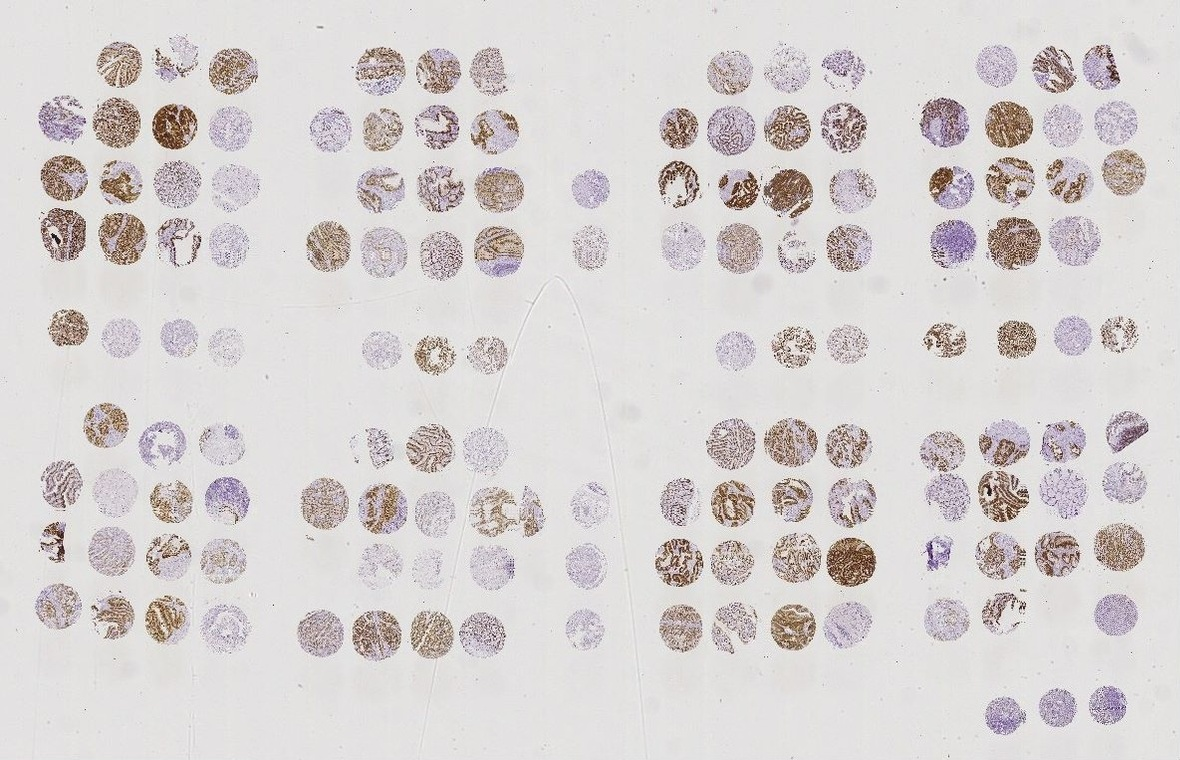
#> input picture img1.jpeg, 1180 x 760 px
$ python -i floodfill_test.py   (imports and definitions only)   (Python 2 division)
#> lines starting #> are read from the running program, lines starting #| are printed output that depends on the picture; after the words box and inside, x2 and y2 are one past the last pixel; in counts of white or black regions, pixels touching at a corner belong together; long printed decimals are rounded
# -*- coding: utf-8 -*-
"""
Created on Fri Jul 29 08:25:30 2016

@author: Mai Anh Dung
"""

import cv2
import numpy as np
from scipy.ndimage import measurements,morphology

import sys
from PyQt4 import QtGui
import core_splitting_lib as clib

DITHER_THRES = 205

def imfill(im_in):
    im_floodfill = im_in.copy()

    # Mask used to flood filling.
    # Notice the size needs to be 2 pixels than the image.
    h, w = im_in.shape[:2]
    mask = np.zeros((h+2, w+2), np.uint8)

    # Floodfill from point (0, 0)
    cv2.floodFill(im_floodfill, mask, (0,0), 255);

    # Invert floodfilled image
    im_floodfill_inv = cv2.bitwise_not(im_floodfill)

    # Combine the two images to get the foreground.
    im_out = im_in | im_floodfill_inv
    return im_out


def main(fname):

#> called with fname = 'img1.jpeg'
    img = cv2.imread(fname)
#> img is the input picture: shape (760, 1180, 3); mean B, G, R 210.1, 210.5, 215.2
    max0 = np.max(img[:,:,0])
#> max0 = 255
    max1 = np.max(img[:,:,1])
#> max1 = 255
    max2 = np.max(img[:,:,2])
#> max2 = 255
    min0 = np.min(img[:,:,0])
#> min0 = 0
    min1 = np.min(img[:,:,1])
#> min1 = 0
    min2 = np.min(img[:,:,2])
#> min2 = 7
    img[:,:,0] = np.uint8(255./(max0 - min0) * (img[:,:,0] - min0))
    img[:,:,1] = np.uint8(255./(max1 - min1) * (img[:,:,1] - min1))
    img[:,:,2] = np.uint8(255./(max2 - min2) * (img[:,:,2] - min2))
#    img = cv2.resize(img, None, fx = 0.5, fy = 0.5)
    cv2.imshow("Origine",img)

#    gray_img = cv2.cvtColor(img, cv2.COLOR_BGR2GRAY)
    blur = cv2.bilateralFilter(img,3,75,75)
#    blur= cv2.medianBlur(img,5)
    cv2.imshow("Blur",blur)
    gray = cv2.cvtColor(blur, cv2.COLOR_BGR2GRAY)
    #dst = clib.naive_dithering(gray)
    dst = cv2.adaptiveThreshold(gray,255,cv2.ADAPTIVE_THRESH_GAUSSIAN_C,\
            cv2.THRESH_BINARY,11,2)
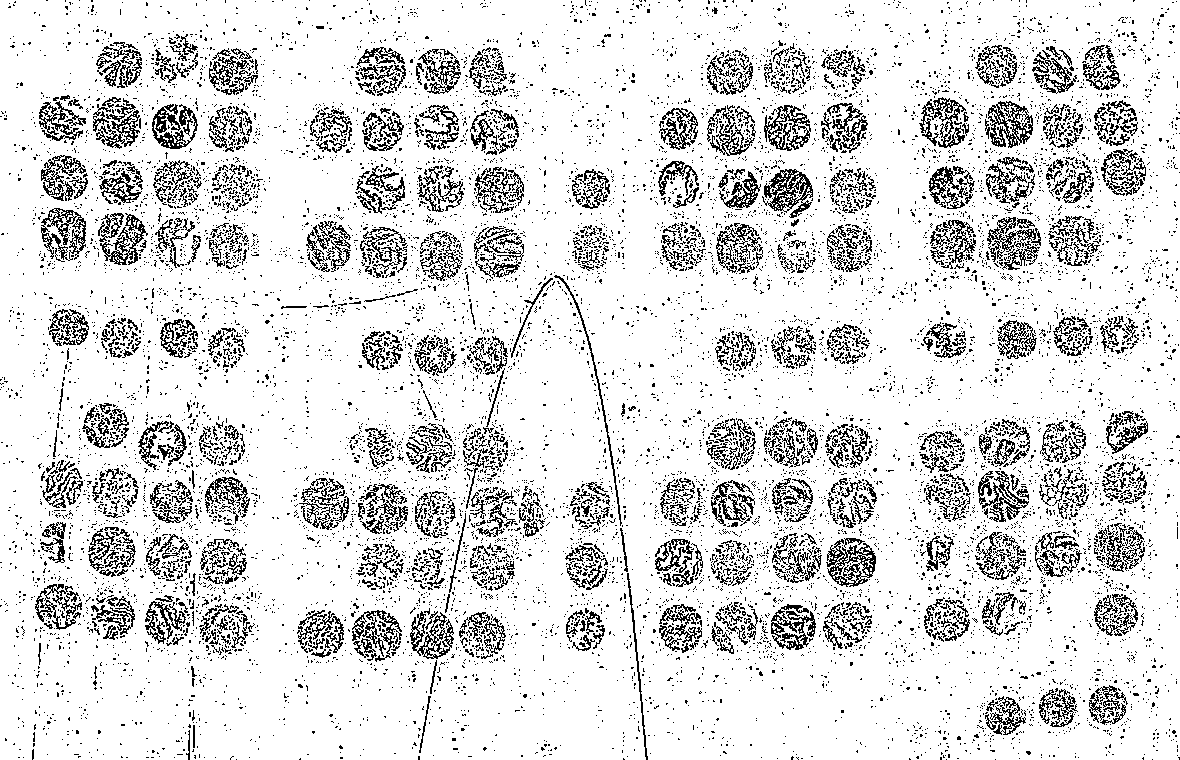
#> dst: shape (760, 1180); 86% white; black in thin lines or dots
    #dst = cv2.threshold(gray,200,255,cv2.THRESH_BINARY_INV)
#    ret2,dst = cv2.threshold(blur,0,255,cv2.THRESH_BINARY+cv2.THRESH_OTSU)
#    dst = cv2.Canny(blur, 100, 255, L2gradient = True)
    cv2.imshow("Dst",dst)
    im_close = morphology.binary_closing(dst==0, np.ones((3,3)),iterations=1)
#> im_close: shape (760, 1180) bool; 23.3% white; 6067 white regions (5745 under 20 px), largest, box (x1, y1, x2, y2) and area: (463, 336, 520, 591) 5282, (978, 419, 1030, 522) 3131, (918, 430, 974, 522) 2439

    cv2.imshow("Im_Close",np.uint8(255 * (im_close > 0)))

    im_fill = imfill(np.uint8(im_close))
#> in imfill, `im_floodfill_inv = cv2.bitwise_not(im_floodfill)`:
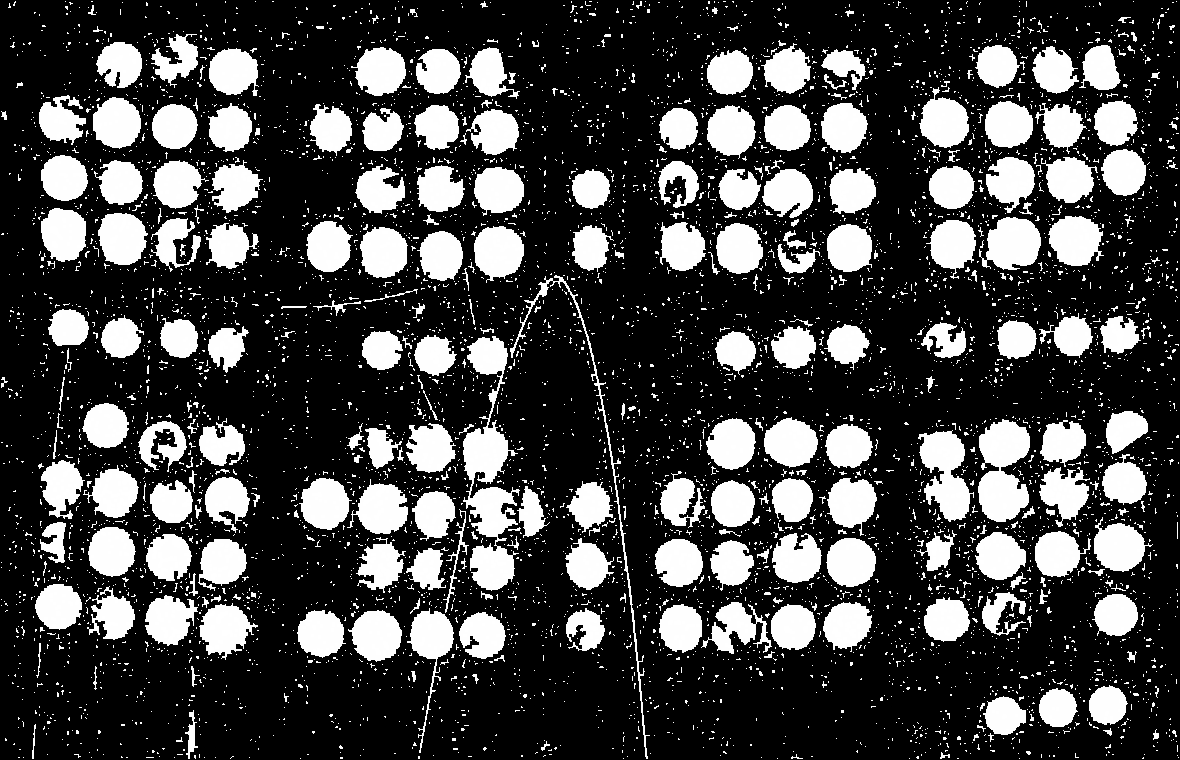
#> im_floodfill_inv: shape (760, 1180); min 0, max 255, mean 68.6
#> in imfill, `im_out = im_in | im_floodfill_inv`: im_out: shape (760, 1180); 27% white; 6063 white regions (5741 under 20 px), largest, box (x1, y1, x2, y2) and area: (463, 336, 520, 591) 6644, (978, 419, 1030, 522) 3802, (918, 430, 974, 522) 2954
    cv2.imshow("Im_Fill",np.uint8(255 * (im_fill > 0)))
    cv2.waitKey(0)
# [8 lines of commented-out code are left out]
    labels, nbr_objects = measurements.label(im_fill)
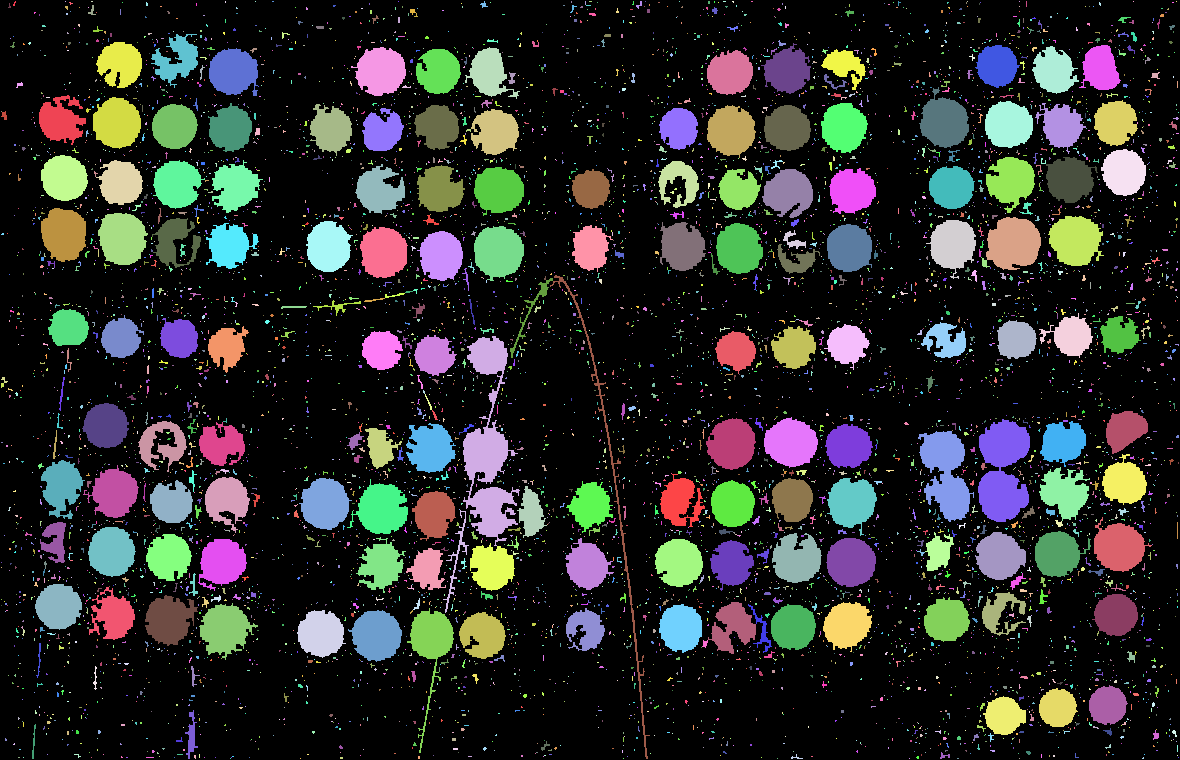
#> labels: shape (760, 1180) int32; 6654 distinct labels, from 0 to 6653; one colour per label, 0 black
#> nbr_objects = 6653
    print labels.shape, nbr_objects
#| (760, 1180) 6653
    h, w = labels.shape
#> h = 760; w = 1180

    labels_dict = {}
    for i in range(h):
        for j in range(w):
            key = labels[i,j]
            if key == 0:
                continue
            info_list = labels_dict.get(key, [0, 99999, 0, 99999, 0])
            info_list[0] += 1

            if info_list[1] > j:
                info_list[1] = j

            if info_list[2] < j:
                info_list[2] = j

            if info_list[3] > i:
                info_list[3] = i

            if info_list[4] < i:
                info_list[4] = i
            labels_dict[key] = info_list
#> after the loop, labels_dict = 6653 items

    num_big = num_500 = num_400 = num_300 = num_200 = num_130 = num_100 = num_50 = \
    num_40 = num_30 = num_20 = num_10 = 0
    val_list = []
    for key in labels_dict.keys():
        val = labels_dict[key][0]
        val_list.append(val)
        if val < 10:
            num_10 += 1
        elif val < 20:
            num_20 += 1
        elif val < 30:
            num_30 += 1
        elif val < 40:
            num_40 += 1
        elif val < 50:
            num_50 += 1
        elif val < 100:
            num_100 += 1;
        elif val < 130:
            num_130 += 1
        elif val < 200:
            num_200 += 1
        elif val < 300:
            num_300 += 1
        elif val < 400:
            num_400 += 1
        elif val < 500:
            num_500 += 1
        else:
            num_big += 1
#> this loop made 6653 passes
#> (val, num_20) on passes 53, 97: (18, 1), (12, 2)
#> (val, num_40) on pass 50: (31, 1)
#> after the loop, num_10 = 5913; num_100 = 21; num_130 = 0; num_20 = 423; num_200 = 3; num_30 = 93; num_300 = 2; num_40 = 43; num_400 = 2; num_50 = 16; num_500 = 0; num_big = 137; val_list = 6653 values, max 5078 at index 2950, min 1 at index 1, mean 36.36

#    mean_val = np.mean(val_list) / 2
    mean_val = np.max(val_list) / 16
#> mean_val = 317
    order_list = labels_dict.keys()
    sorted(order_list)


    for key in order_list:
        l = labels_dict[key]
        if l[0] < mean_val:
            continue
        x_start = l[1]
        x_end = l[2]
        y_start = l[3]
        y_end = l[4]
        cv2.rectangle(img,(x_start,y_start),(x_end,y_end),(0, 0, 255),2)

        cv2.imshow("split lines",img)
        cv2.waitKey(100)
#> this loop made 6653 passes
#> l on passes 1 to 3: [8, 13, 15, 1, 5], [1, 65, 65, 1, 1], [2, 91, 92, 1, 1]
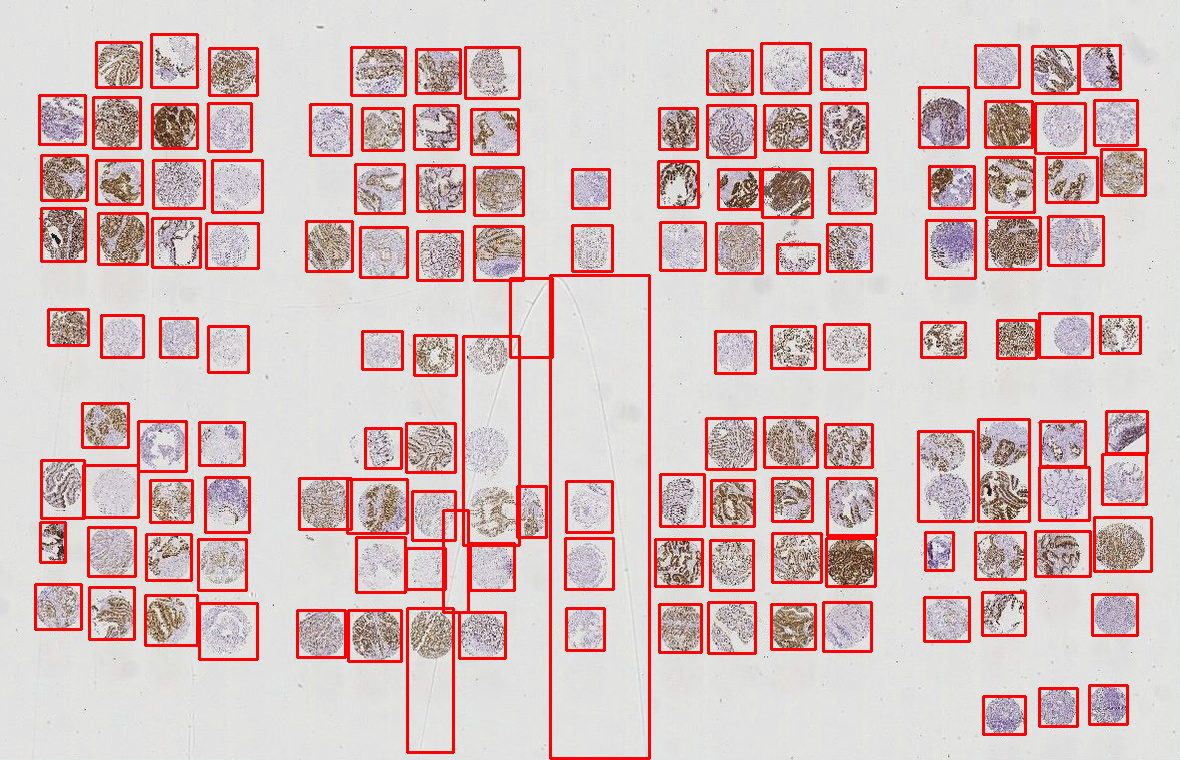
#> img: shape (760, 1180, 3); mean B, G, R 190.6, 190.9, 217

    print " < 10 : %d" % num_10
#|  < 10 : 5913
    print " < 20 : %d" % num_20
#|  < 20 : 423
    print " < 30 : %d" % num_30
#|  < 30 : 93
    print " < 40 : %d" % num_40
#|  < 40 : 43
    print " < 50 : %d" % num_50
#|  < 50 : 16
    print " < 100 : %d" % num_100
#|  < 100 : 21
    print " < 130 : %d" % num_130
#|  < 130 : 0
    print " < 200 : %d" % num_200
#|  < 200 : 3
    print " < 300 : %d" % num_300
#|  < 300 : 2
    print " < 400 : %d" % num_400
#|  < 400 : 2
    print " < 500 : %d" % num_500
#|  < 500 : 0
    print " > 500 : %d" % num_big
#|  > 500 : 137

    print "Mean : %f" % np.mean(val_list)
#| Mean : 36.365
    print "Median : %f" % np.median(val_list)
#| Median : 2.000

# [1 line not run here, left out]
# [3 lines that did not run here, left out]
# [5 lines not run here, left out]

>>> result = main('img1.jpeg')

$ run again, on img2.jpeg
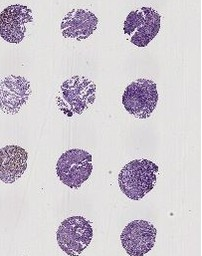
#> input picture img2.jpeg, 202 x 256 px
#> in main, img is the input picture: shape (256, 202, 3); mean B, G, R 208.8, 200.8, 207
#> max0 = 255
#> min0 = 18
#> min1 = 0
#> min2 = 7
#> dst: shape (256, 202); 81.7% white; black in thin lines or dots
#> im_close: shape (256, 202) bool; 27% white; 424 white regions (392 under 20 px), largest, box (x1, y1, x2, y2) and area: (118, 158, 158, 200) 1157, (122, 78, 158, 119) 1071, (56, 149, 93, 190) 1068
#> im_out: shape (256, 202); 27.7% white; 424 white regions (392 under 20 px), largest, box (x1, y1, x2, y2) and area: (118, 158, 158, 200) 1202, (56, 75, 96, 117) 1113, (56, 149, 93, 190) 1098
#> in main, `labels, nbr_objects = measurements.label(im_fill)`:
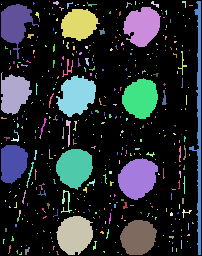
#> labels: shape (256, 202) int32; 461 distinct labels, from 0 to 460; one colour per label, 0 black
#> nbr_objects = 460
#| (256, 202) 460
#> after the loop in main, `for i in range(h):`: labels_dict = 460 items
#> the loop in main, `for key in labels_dict.keys():` made 460 passes
#> (val, num_50) on pass 99: (41, 1)
#> after the loop in main, `for key in labels_dict.keys():`: num_10 = 387; num_100 = 3; num_130 = 0; num_20 = 42; num_200 = 0; num_30 = 12; num_300 = 0; num_40 = 2; num_400 = 0; num_50 = 2; num_500 = 0; num_big = 12; val_list = 460 values, max 1202 at index 288, min 1 at index 0, mean 31.08
#> mean_val = 75
#> the loop in main, `for key in order_list:` made 460 passes
#> l on passes 1 to 3: [1, 49, 49, 1, 1], [16, 53, 58, 1, 4], [4, 135, 135, 1, 4]
#> after the loop in main, `for key in order_list:`:
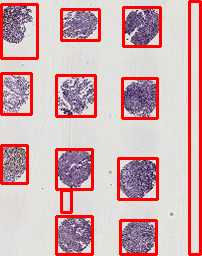
#> img: shape (256, 202, 3); mean B, G, R 177.4, 173.7, 210.6
#|  < 10 : 387
#|  < 20 : 42
#|  < 30 : 12
#|  < 40 : 2
#|  < 50 : 2
#|  < 100 : 3
#|  < 130 : 0
#|  < 200 : 0
#|  < 300 : 0
#|  < 400 : 0
#|  < 500 : 0
#|  > 500 : 12
#| Mean : 31.085
#| Median : 2.000

$ run again, on img5.jpeg
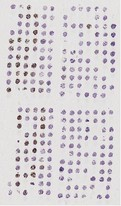
#> input picture img5.jpeg, 121 x 206 px
#> in main, img is the input picture: shape (206, 121, 3); mean B, G, R 214, 210.6, 215
#> max0 = 255
#> max1 = 244
#> max2 = 252
#> min0 = 21
#> min1 = 20
#> min2 = 29
#> dst: shape (206, 121); 79.1% white; black in thin lines or dots
#> im_close: shape (206, 121) bool; 21.9% white in thin lines or dots
#> im_floodfill: shape (206, 121); values 1 (black) and 255 (white), 78.1% white; black in thin lines or dots
#> im_floodfill_inv: shape (206, 121); values 0 (black) and 254 (white), 21.9% white in thin lines or dots
#> in main, `labels, nbr_objects = measurements.label(im_fill)`:
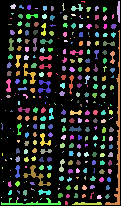
#> labels: shape (206, 121) int32; 314 distinct labels, from 0 to 313; one colour per label, 0 black
#> nbr_objects = 313
#| (206, 121) 313
#> after the loop in main, `for i in range(h):`: labels_dict = 313 items
#> the loop in main, `for key in labels_dict.keys():` made 313 passes
#> (val, num_100) on passes 2, 94: (52, 1), (90, 2)
#> after the loop in main, `for key in labels_dict.keys():`: num_10 = 103; num_100 = 5; num_130 = 0; num_20 = 136; num_200 = 2; num_30 = 43; num_300 = 0; num_40 = 8; num_400 = 0; num_50 = 15; num_500 = 1; num_big = 0; val_list = 313 values, max 404 at index 46, min 1 at index 27, mean 17.48
#> mean_val = 25
#> the loop in main, `for key in order_list:` made 313 passes
#> l on passes 1, 3, 4: [5, 81, 84, 1, 2], [10, 62, 64, 3, 10], [21, 10, 15, 4, 8]
#> after the loop in main, `for key in order_list:`:
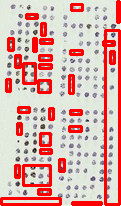
#> img: shape (206, 121, 3); mean B, G, R 171.2, 176.9, 220.8
#|  < 10 : 103
#|  < 20 : 136
#|  < 30 : 43
#|  < 40 : 8
#|  < 50 : 15
#|  < 100 : 5
#|  < 130 : 0
#|  < 200 : 2
#|  < 300 : 0
#|  < 400 : 0
#|  < 500 : 1
#|  > 500 : 0
#| Mean : 17.476
#| Median : 17.000
